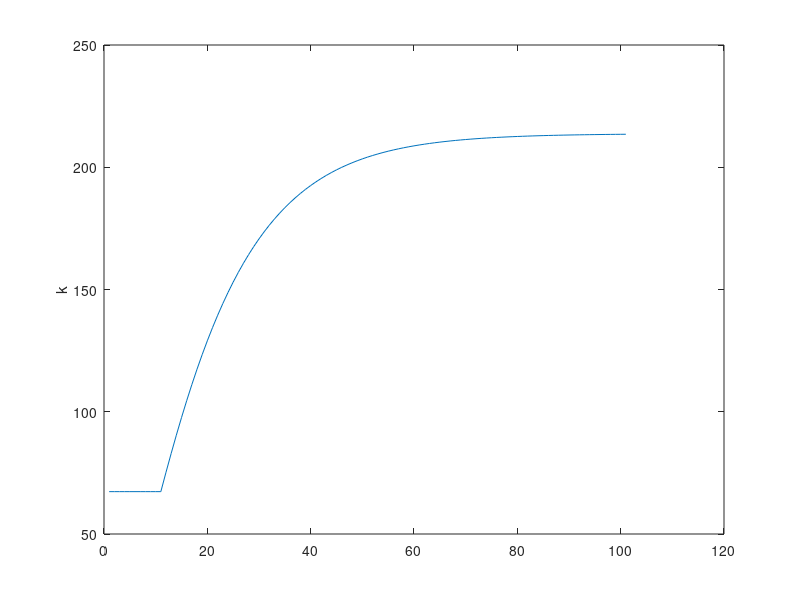
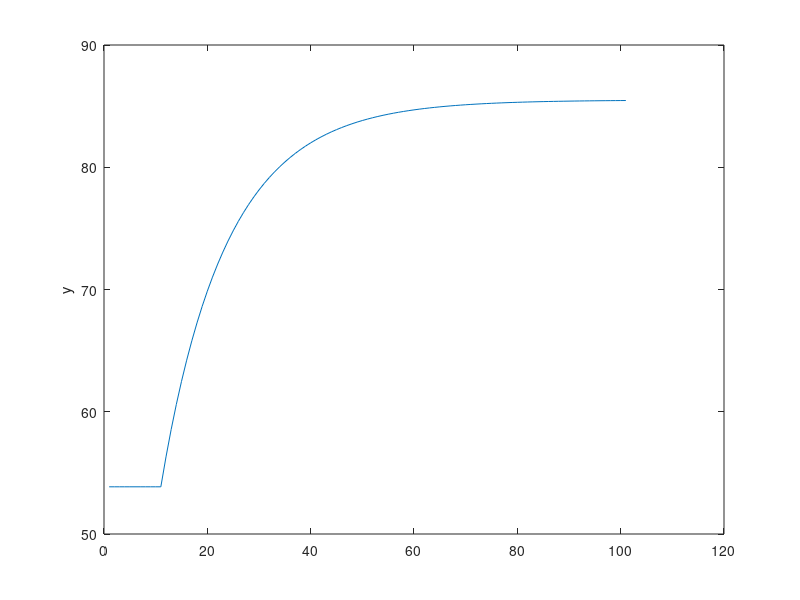
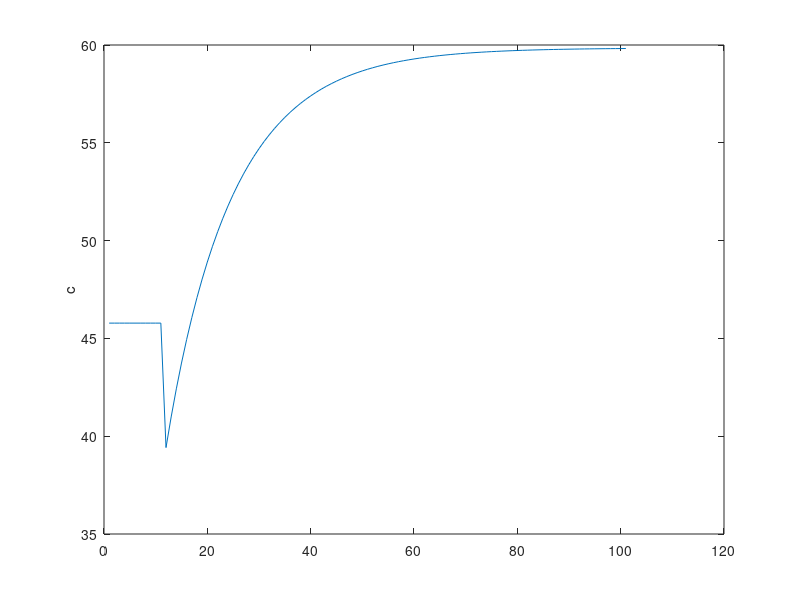

These charts were generated, in order, by the following MATLAB code:
clear
%set parameters
delta = .1;
sigma = .15;
Abar = 10;
n = .02;
f=@(k) k^(.4);
ss = 67.326;
%initalize
kt1=@(k) (((1-delta)*k)+(sigma*Abar*f(k)))/(1+n);
y=@(k) Abar*f(k);
ktvals=zeros(101,1);
ktvals(1) = ss;
%insert simulation below
yvals=zeros(101,1);
yvals(1)=y(ktvals(1));
cvals=zeros(101,1);
cvals(1)=(1-sigma)*yvals(1);
for i=2:11
    ktvals(i) = kt1(ktvals(i-1));
    yvals(i) = y(ktvals(i));
    cvals(i) = (1-sigma)*yvals(i);
end
sigma = .3;
kt1=@(k) (((1-delta)*k)+(sigma*Abar*f(k)))/(1+n);
for i=12:101
    ktvals(i) = kt1(ktvals(i-1));
    yvals(i)=y(ktvals(i));
    cvals(i) = (1-sigma)*yvals(i);
end
c=figure;
plot(ktvals)
ylabel('k')
print(c,'-dpdf','Q2_kvals.pdf')
%output
d=figure;
plot(yvals)
ylabel('y')
print(d,'-dpdf','Q2_yvals.pdf')
%consumption
e=figure;
plot(cvals)
ylabel('c')
print(e,'-dpdf','Q2_cvals.pdf')


